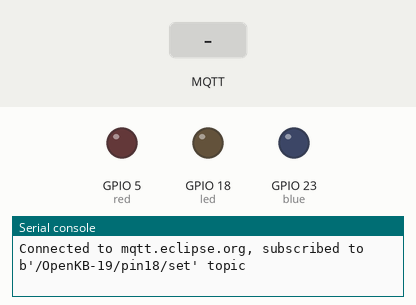
The program below on a simulated ESP32 board running MicroPython. On the bench: output pins drawn as LEDs (lit = HIGH), the last lines printed to the serial console. Inputs (shaded band) come from the test bench. WiFi joins after 1.5 s; no MQTT or app messages arrive unless stated; pins used as bus, display or sensor lines are not drawn.

Above: at 3.3 s.
3.4 s: MQTT message "on" arrives on the first subscribed topic
At 4.4 s:
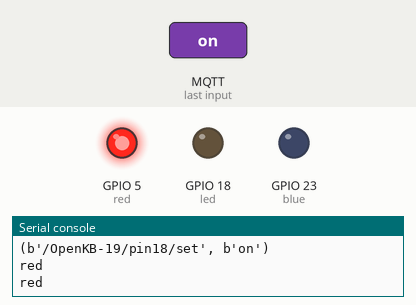
4.9 s: MQTT message "off" arrives on the first subscribed topic
At 5.5 s:
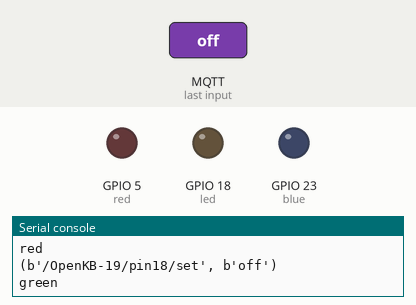
6.4 s: MQTT message "on" arrives on the first subscribed topic
At 7.6 s:
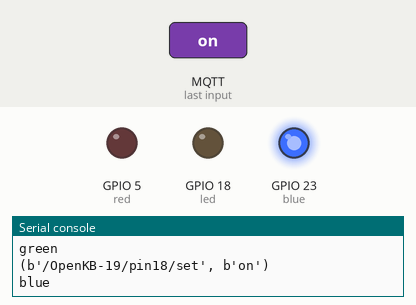
Timing chart, 0 to 9.4 s (numbered marks = the images above; inputs shaded):
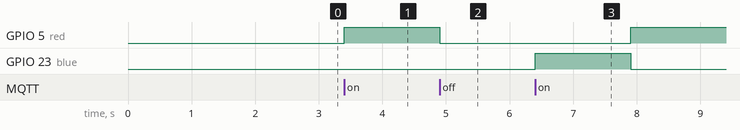

Measured:
- after the input at 3.4 s, GPIO 5 (red): LOW → HIGH at once
- after the input at 4.9 s, GPIO 5 (red): HIGH → LOW at once
- after the input at 6.4 s, GPIO 5 (red): LOW → HIGH after 1.5 s; GPIO 23 (blue): LOW → HIGH at once, → LOW 1.5 s later

The program:

MQTT-3Star.py
```python
# MQTT-LED.py : Opas Sirikunchittavorn
#Result: input MQTTlibrary and remote controls LED by mqtt communication.

from umqtt.simple import MQTTClient
from machine import Pin
import network
import time
import dht
d=dht.DHT22(Pin(19))

SSID="OPPO A91"
PASSWORD="0817260364"

led=Pin(18, Pin.OUT, value=0)
SERVER= "mqtt.eclipse.org"  #  "137.135.83.217"
server_port = 1883
CLIENT_ID = "EnET-group01"
TOPIC = b"/OpenKB-19/pin18/set"
username=''
password=''
c=None
blue=Pin(23,Pin.OUT)
green = Pin(19,Pin.OUT)
red = Pin(5,Pin.OUT)
def sub_cb(topic, msg):
  print((topic, msg))
  if msg == b"on":
    if(green.value()==0 and red.value()==0):
      red.value(1)
      c.publish("/OpenKB-19/pin18/status",'red')
      print("red")
    if(green.value()==1):
      green.value(0)
      blue.value(1)
      c.publish("/OpenKB-19/pin18/status",'blue')
      print("blue")
      time.sleep(1.5)
      blue.value(0)
      red.value(1)
      print("red")
    if(red.value()==1):
      red.value(1)
      c.publish("/OpenKB-19/pin18/status",'red')
      print("red")
  elif msg == b"off":
    green.value(1)
    red.value(0)
    blue.value(0)
    c.publish("/OpenKB-19/pin18/status",'green')
    print("green")
  else:
    c.publish("/OpenKB-19/pin18/status",'red')


def connectWifi(ssid,passwd):
  global wlan
  wlan=network.WLAN(network.STA_IF)         #create a wlan object
  wlan.active(True)                         #Activate the network interface
  wlan.disconnect()                         #Disconnect the last connected WiFi
  wlan.connect(ssid,passwd)                 #connect wifi
  while(wlan.ifconfig()[0]=='0.0.0.0'):
    time.sleep(1)


#Catch exceptions,stop program if interrupted accidentally in the 'try'
try:
  connectWifi(SSID,PASSWORD)
  server=SERVER
  c = MQTTClient(CLIENT_ID, server,server_port)     #create a mqtt client
  c.set_callback(sub_cb)                    #set callback
  c.connect()                               #connect mqtt
  c.subscribe(TOPIC)                        #client subscribes to a topic
  print("Connected to %s, subscribed to %s topic" % (server, TOPIC))

  while True:
    c.wait_msg()                            #wait message

finally:
    if(c is not None):
        c.disconnect()
    wlan.disconnect()
    wlan.active(False)
```
